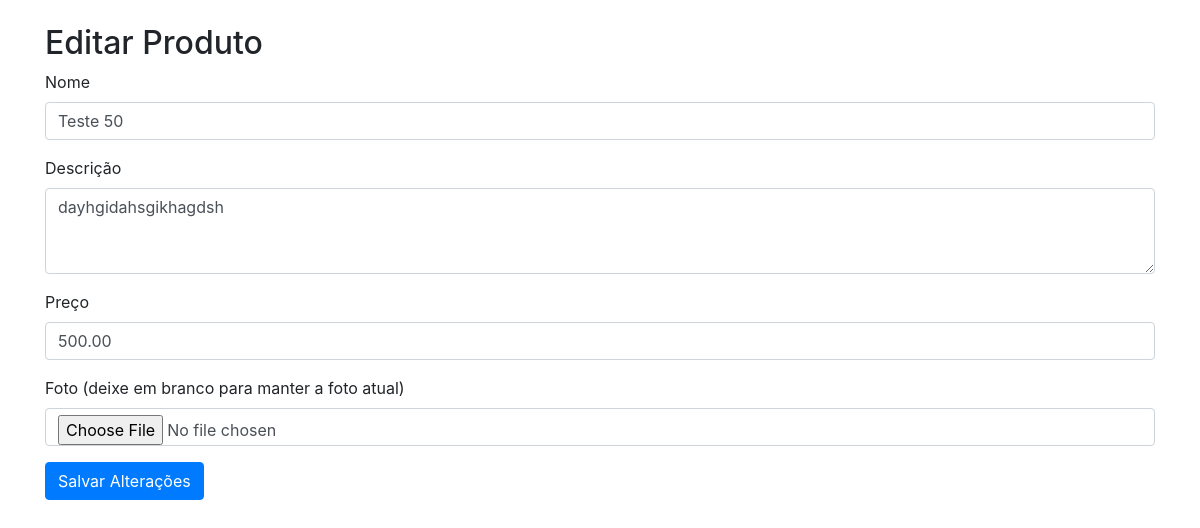
The app's page /admin/edit_product.php?id=9 with its own data.
### tables this page shows
CREATE TABLE `produtos` (
  `id` int(11) NOT NULL,
  `nome` varchar(100) DEFAULT NULL,
  `descricao` text DEFAULT NULL,
  `preco` decimal(10,2) DEFAULT NULL,
  `estoque` int(11) DEFAULT NULL,
  `imagem` varchar(255) DEFAULT NULL,
  `categoria` varchar(50) DEFAULT NULL,
  `foto` varchar(255) NOT NULL
);

### admin/edit_product.php (the view, shortened to what this page needs)
<!DOCTYPE html>
<html lang="pt-BR">
<head>
    <link href="https://stackpath.bootstrapcdn.com/bootstrap/4.5.2/css/bootstrap.min.css" rel="stylesheet">
</head>
<body>
    <div class="container mt-4">
        <h2>Editar Produto</h2>
        <?php
        include 'db_connect.php';
        $produto_id = $_GET['id'];
        $stmt = $conn->prepare("SELECT * FROM produtos WHERE id = ?");
        $stmt->bind_param("i", $produto_id);
        $stmt->execute();
        $result = $stmt->get_result();
        $produto = $result->fetch_assoc();
        ?>
        <form action="processa_edit_product.php" method="post" enctype="multipart/form-data">
            <div class="form-group">
                <label for="nome">Nome</label>
                <input type="text" class="form-control" id="nome" name="nome" value="<?php echo $produto['nome']; ?>" required>
            </div>
            <div class="form-group">
                <label for="descricao">Descrição</label>
                <textarea class="form-control" id="descricao" name="descricao" rows="3" required><?php echo $produto['descricao']; ?></textarea>
            </div>
            <div class="form-group">
                <label for="preco">Preço</label>
                <input type="number" step="0.01" class="form-control" id="preco" name="preco" value="<?php echo $produto['preco']; ?>" required>
            </div>
            <div class="form-group">
                <label for="foto">Foto (deixe em branco para manter a foto atual)</label>
                <input type="file" class="form-control" id="foto" name="foto">
            </div>
            <button type="submit" class="btn btn-primary">Salvar Alterações</button>
        </form>
    </div>
</body>
</html>

### records on screen
produtos: nome "Teste 50", descricao "dayhgidahsgikhagdsh", preco "500.00"
